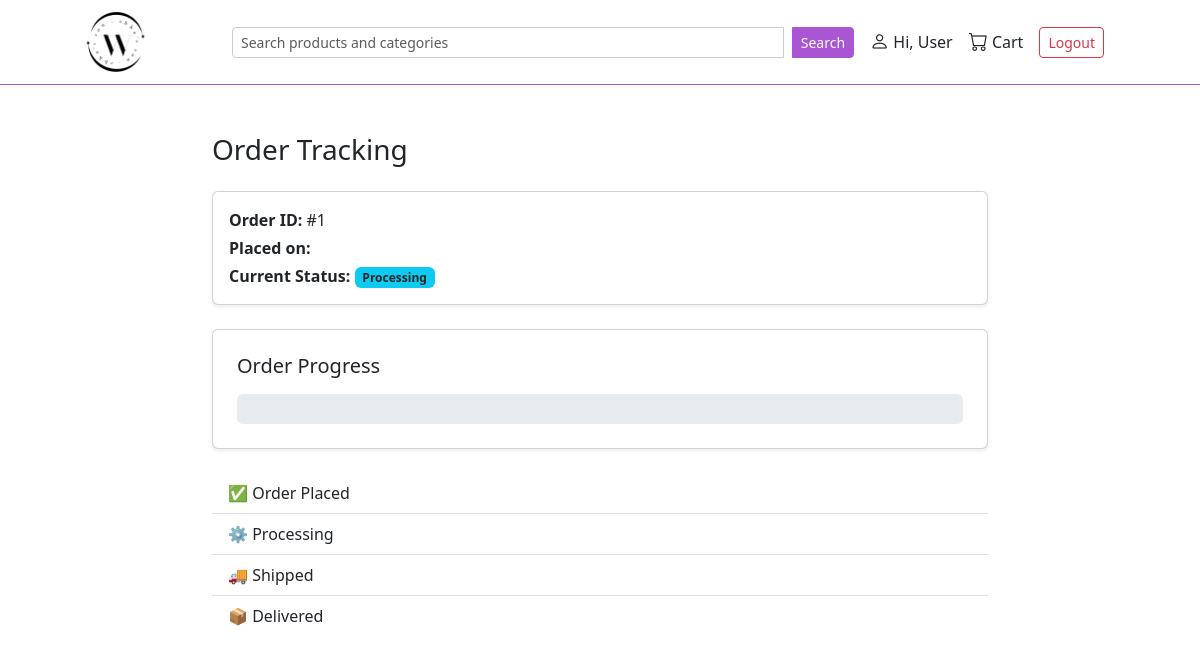
Page /order/order_history/track/1 (signed in) on the earlier database version.
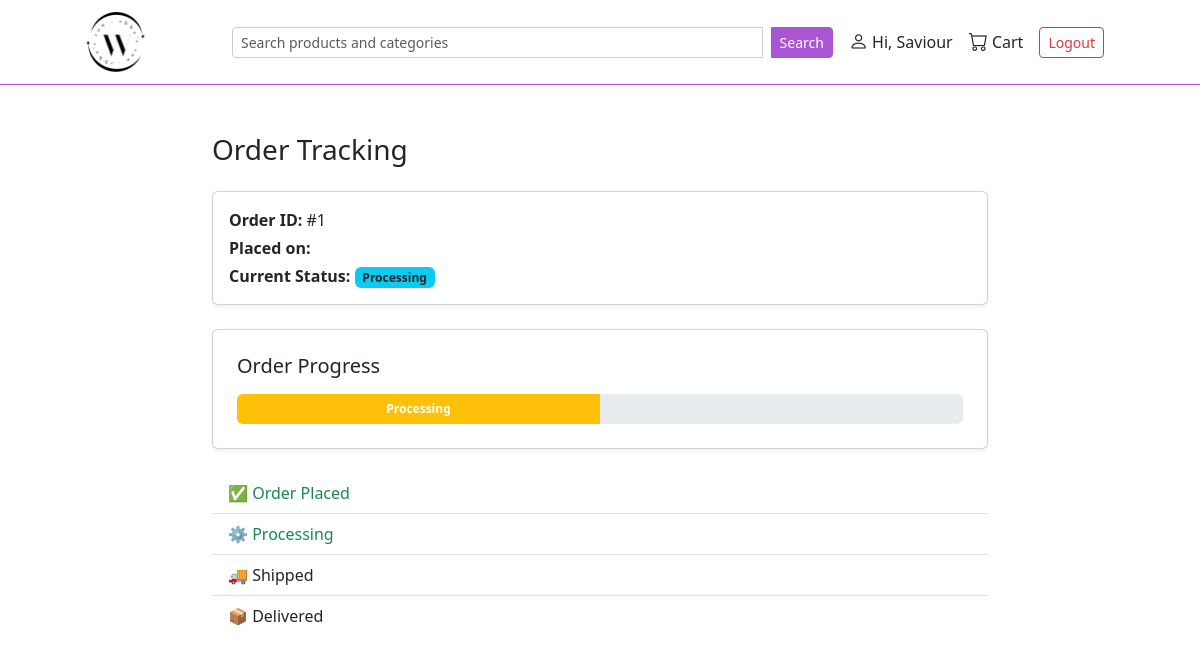
Same page on the later database version.
### user/models.py (models this page shows, shortened)
class CustomUser(AbstractUser):
    phone = PhoneNumberField(region='NG', blank=True, null=True) # type: ignore

class UserProfile(models.Model):
    user = models.OneToOneField(settings.AUTH_USER_MODEL, on_delete=models.CASCADE)
    nickname = models.CharField(max_length=15, blank=True)
    profile_picture = models.ImageField(upload_to='avatars/', default='avatars/userimage.png')
    class Meta:
        verbose_name_plural = 'User Profiles'

### order/views.py (the view)
# urls.py: path('order_history/track/<int:id>', views.track_order, name='track_order'),
@login_required
def track_order(request, id):
    order = get_object_or_404(Order, id=id)
    context = {
        "order": order,
        "is_pending": order.status == Order.DELI_STATUS.PENDING,
        "is_processing": order.status == Order.DELI_STATUS.PROCESSING,
        "is_delivered": order.status == Order.DELI_STATUS.DELIVERED,
    }
    return render(request, 'track_order.html', context)

### order/templates/track_order.html
{% extends "layout.html" %}
{% block content %}
<div class="container py-5" style="max-width: 800px;">
  <h3 class="mb-4">Order Tracking</h3>
  <div class="card p-3 mb-4 shadow-sm">
    <p class="mb-1"><strong>Order ID:</strong> #{{ order.id }}</p>
    <p class="mb-1"><strong>Placed on:</strong> {{ order.created_at|date:"F j, Y" }}</p>
    <p class="mb-0"><strong>Current Status:</strong>
      <span class="badge bg-info text-dark">{{ order.get_status_display }}</span>
    </p>
  </div>
  <div class="card p-4 shadow-sm">
    <h5 class="mb-3">Order Progress</h5>
    <div class="progress" style="height: 30px;">
      {% if order.status == "PENDING" %}
        <div class="progress-bar bg-secondary" style="width: 25%;"><span class="fw-bold">Pending</span></div>
      {% elif order.status == "PROCESSING" %}
        <div class="progress-bar bg-warning" style="width: 50%;"><span class="fw-bold">Processing</span></div>
      {% elif order.status == "SHIPPED" %}
        <div class="progress-bar bg-primary" style="width: 75%;"><span class="fw-bold">Shipped</span></div>
      {% elif order.status == "DELIVERED" %}
        <div class="progress-bar bg-success" style="width: 100%;"><span class="fw-bold">Delivered</span></div>
      {% endif %}
    </div>
  </div>
  <div class="mt-4">
    <ul class="list-group list-group-flush">
      <li class="list-group-item {% if order.status in "PENDING PROCESSING SHIPPED DELIVERED" %}text-success{% endif %}">
        ✅ Order Placed
      </li>
      <li class="list-group-item {% if order.status in "PROCESSING SHIPPED DELIVERED" %}text-success{% endif %}">
        ⚙️ Processing
      </li>
      <li class="list-group-item {% if order.status in "SHIPPED DELIVERED" %}text-success{% endif %}">
        🚚 Shipped
      </li>
      <li class="list-group-item {% if order.status == "DELIVERED" %}text-success{% endif %}">
        📦 Delivered
      </li>
    </ul>
  </div>
</div>
{% endblock %}

### templates/layout.html (shortened to what this page needs)
{% load static %}
<!DOCTYPE html>
<html lang="en">
<head>
    <link rel="stylesheet" href="{% static 'css/bootstrap.min.css' %}">
    <link rel="stylesheet" href="https://cdn.jsdelivr.net/npm/bootstrap-icons@1.11.3/font/bootstrap-icons.css">
</head>
<body>
    <div class="topbar d-flex justify-content-between align-items-center sticky-top">
        <a href='{% url "store:store" %}'><div class="logo-space"></div></a>
        <form class="d-flex flex-grow-1 mx-3" method="GET" action=" {% url 'search' %} ">
          <input name="q" class="form-control form-control-sm search-input" type="search" placeholder="Search products and categories" style="max-width: 650px;">
          <button class="btn btn-sm btn-primary-custom ms-2 search-button" type="submit">Search</button>
      </form>
        <div class="d-flex align-items-center ms-auto">
          {% if user.is_authenticated %}
              <a href="{% url 'user:profile' %}" class="text-dark me-3 text-decoration-none d-flex align-items-center">
                  <i class="bi bi-person nav-icon me-1"></i> Hi, {{ user.userprofile.nickname|default:"User" }}
              </a>
              <a href="{% url 'order:cart' %}" class="text-dark me-3 text-decoration-none d-flex align-items-center">
                  <i class="bi bi-cart nav-icon me-1"></i> Cart
              </a>
              <form method="POST" action="{% url 'user:logout' %}" class="mb-0">
                  <button class="btn btn-sm btn-outline-danger me-topbar-custom">Logout</button>
              </form>
          {% else %}
              <a href="{% url 'user:login' %}" class="btn btn-sm btn-primary-custom">Login</a>
          {% endif %}
      </div>
    </div>
    <div class="container-fluid" style="padding-left: 0px; padding-right: 0px;">
        {% block content %}
        {% endblock %}
    </div>
</body>
</html>

Differences in the rows shown:
changed CustomUser: userprofile.nickname "User" → "Saviour"
changed Order "Processing": status "Processing" → "PROCESSING" (drawn)
Other differences:
text now shown: "Processing"
